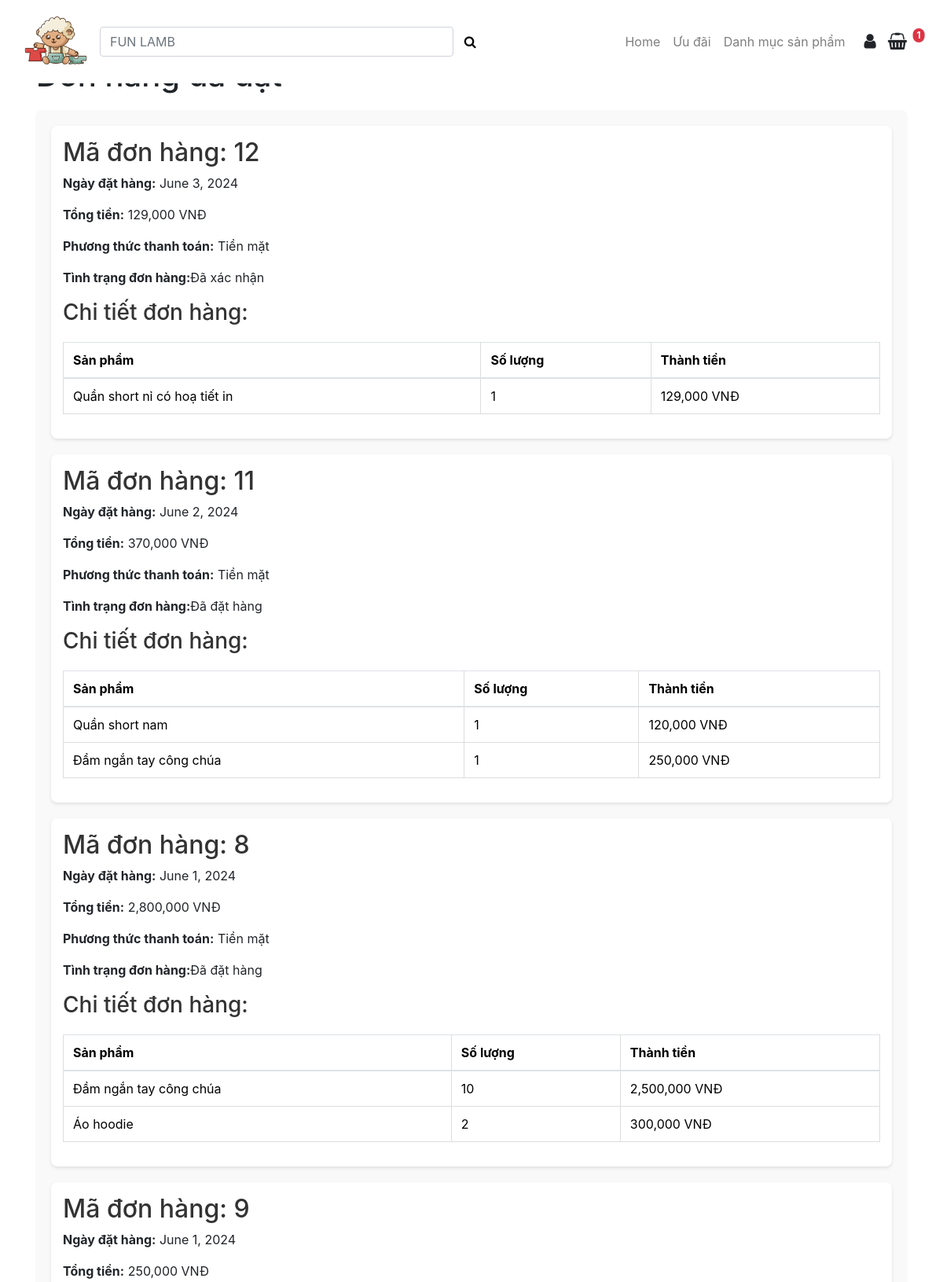
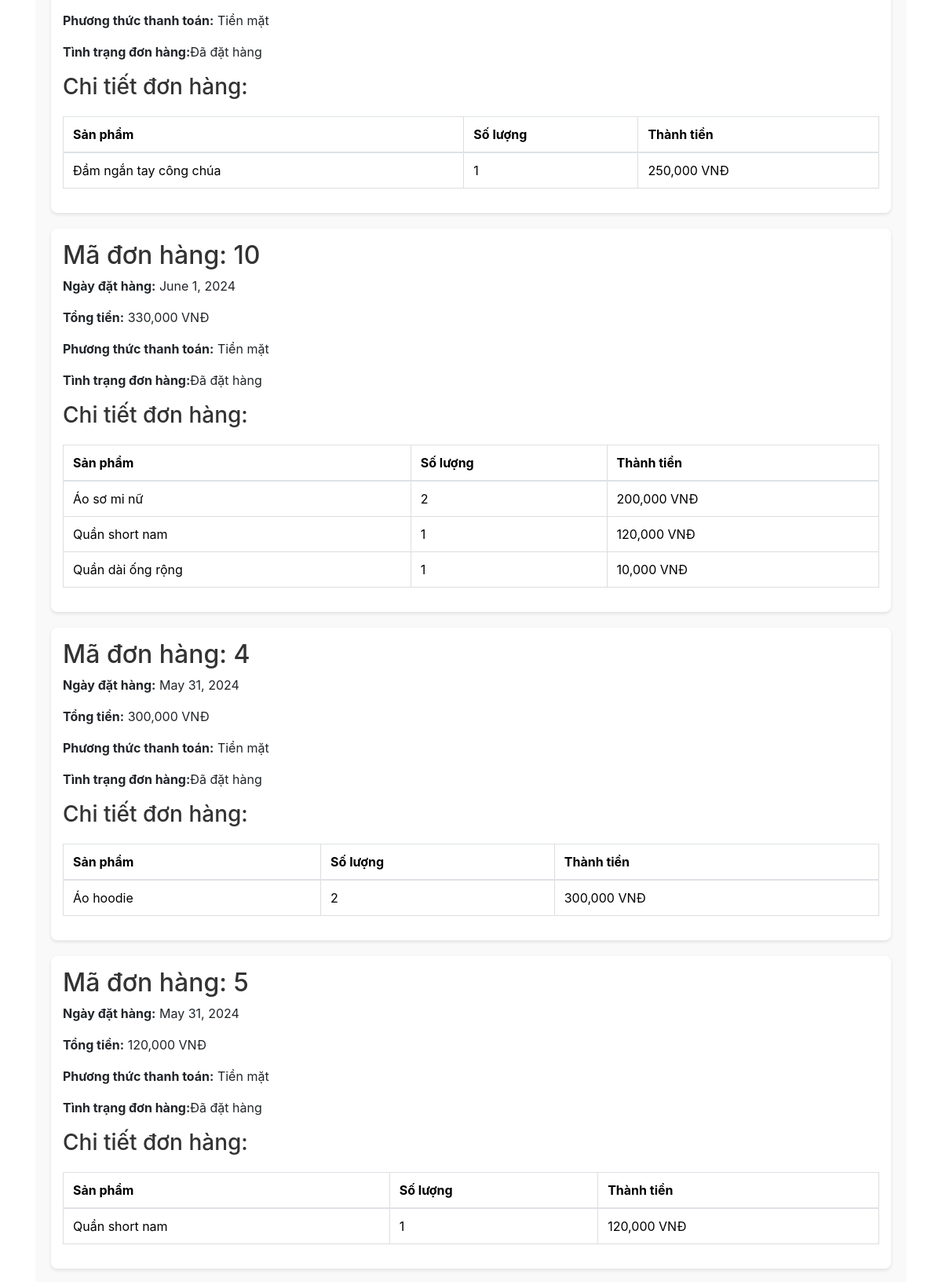
Page /xem-don-hang/ (signed in, upper part) on the committed database (2 pictures, top to bottom).
### home/models.py (models this page shows, shortened)
class HoaDon(models.Model):
    maHD = models.AutoField(primary_key=True)
    maKH = models.ForeignKey(KhachHang, on_delete=models.CASCADE)
    ngayDatHang = models.DateField()
    tongTien = models.IntegerField(default=0)
    tinhTrang = models.ForeignKey(TinhTrangDonHang, on_delete=models.CASCADE)
    phuongThucThanhToan = models.CharField(max_length=50, default="Tiền mặt")

class TinhTrangDonHang(models.Model):
    maTT = models.CharField(max_length=2, primary_key=True)
    tenTT = models.CharField(max_length=50)

class CTHD(models.Model):
    maHD = models.ForeignKey(HoaDon, on_delete=models.CASCADE)
    maSP = models.ForeignKey(SanPham, on_delete=models.CASCADE)
    kichCo = models.CharField(max_length=10, default="S")
    soLuong = models.IntegerField(default=0)
    donGiaBan = models.IntegerField(default=0)
    thanhTien = models.IntegerField(default=0)
    class Meta:
        constraints = [
            models.UniqueConstraint(fields=["maHD", "maSP"], name="unique_maHD_maSP")
        ]

class SanPham(models.Model):
    NAM = "NAM"
    NU = "NU"
    UNISEX = "UNISEX"
    GIOI_TINH = [
        (NAM, "Nam"),
        (NU, "Nữ"),
        (UNISEX, "Unisex"),
    ]
    maSP = models.CharField(max_length=20, primary_key=True)
    tenSP = models.TextField()
    moTa = models.TextField()
    giaBan = models.IntegerField()
    chatLieu = models.TextField()
    mauSac = models.TextField()
    gioiTinh = models.CharField(
        max_length=6,
        choices=GIOI_TINH,
        default=UNISEX,
    )
    maDM = models.ForeignKey(DanhMuc, on_delete=models.CASCADE)
    maNH = models.ForeignKey(NhanHieu, on_delete=models.CASCADE)
    maNCC = models.ForeignKey(NhaCungCap, on_delete=models.CASCADE)
    hinhanh = models.ImageField(null=True, upload_to="images/sanpham/")
    hinhanh1 = models.ImageField(null=True, upload_to="images/sanpham/")
    kichCo = models.ManyToManyField(KichCo)

### home/views.py (the view)
# urls.py: path("xem-don-hang/", views.xemDonHang, name="xemDonHang"),
def xemDonHang(request):
    maKH = request.session.get("khach_hang_id")
    if maKH:
        khachHang = get_object_or_404(KhachHang, maKH=maKH)
        hoa_don_list = HoaDon.objects.filter(maKH=khachHang).order_by("-ngayDatHang")
        chitietdathang = []
        for hoa_don in hoa_don_list:
            cthd_list = CTHD.objects.filter(maHD=hoa_don)
            chitietdathang.append({"hoa_don": hoa_don, "cthd_list": cthd_list})
        data = {"chitietdathang": chitietdathang}
        return render(request, "page/xemDonHang.html", data)
    else:
        return redirect("login")

### home/context.py (called while the page is built)
def demGioHang(request):
    maKH = request.session.get("khach_hang_id")
    if maKH:
        khachHang = KhachHang.objects.get(maKH=maKH)
        so_luong = GioHang.objects.filter(maKH=khachHang).count()
    else:
        so_luong = 0
    return {"demGioHang": so_luong}

def category_danhmuc(request):
    category_list = Category.objects.all()
    danhmuc_list = DanhMuc.objects.all()
    return {
        'category_list': category_list,
        'danhmuc_list': danhmuc_list,
    }

### home/templates/page/xemDonHang.html (shortened to what this page needs)
{% extends 'pages/layout.html' %}
{% load humanize %}
{% load static %}
{% block content %}
  <link rel="stylesheet" href="https://stackpath.bootstrapcdn.com/bootstrap/4.3.1/css/bootstrap.min.css" />
  <div class="container">
    <h1>Đơn hàng đã đặt</h1>
    {% if chitietdathang %}
      <div class="orders">
        {% for order in chitietdathang %}
          <div class="order">
            <h2>Mã đơn hàng: {{ order.hoa_don.maHD }}</h2>
            <p>
              <b>Ngày đặt hàng:</b> {{ order.hoa_don.ngayDatHang }}
            </p>
            <p>
              <b>Tổng tiền:</b> {{ order.hoa_don.tongTien|intcomma }} VNĐ
            </p>
            <p>
              <b>Phương thức thanh toán:</b> {{ order.hoa_don.phuongThucThanhToan }}
            </p>
            <p>
              <b>Tình trạng đơn hàng:</b>{{ order.hoa_don.tinhTrang.tenTT }}
            </p>
            <h3>Chi tiết đơn hàng:</h3>
            <table class="table">
              <thead>
                <tr>
                  <th>Sản phẩm</th>
                  <th>Số lượng</th>
                  <th>Thành tiền</th>
                </tr>
              </thead>
              <tbody>
                {% for cthd in order.cthd_list %}
                  <tr>
                    <td>{{ cthd.maSP.tenSP }}</td>
                    <td>{{ cthd.soLuong }}</td>
                    <td>{{ cthd.thanhTien|intcomma }} VNĐ</td>
                  </tr>
                {% endfor %}
              </tbody>
            </table>
          </div>
        {% endfor %}
      </div>
    {% else %}
      <p>Bạn chưa đặt đơn hàng nào.</p>
    {% endif %}
  </div>
{% endblock %}

### home/templates/page/xemDonHang.html (style rules this page uses)
.orders { background-color: #f9f9f9; border-radius: 8px; padding: 20px; margin: 20px 0; }
.order { background-color: #fff; padding: 15px; margin-bottom: 20px; border-radius: 8px; box-shadow: 0 2px 4px rgba(0, 0, 0, 0.1); }
.order h2, .order h3 { color: #333; }
table { width: 100%; margin-top: 20px; }
table, th, td { border: 1px solid #ddd; border-collapse: collapse; }
th, td { text-align: left; padding: 8px; }
th { background-color: #f2f2f2; }
tbody tr:nth-child(odd) { background-color: #f9f9f9; }

### rows in the picture
HoaDon: hoa_don.maHD "12", hoa_don.ngayDatHang "June 3, 2024", hoa_don.tongTien "129,000", hoa_don.phuongThucThanhToan "Tiền mặt", hoa_don.tinhTrang.tenTT "Đã xác nhận"
CTHD: maSP.tenSP "Quần short nỉ có hoạ tiết in", soLuong "1", thanhTien "129,000"
HoaDon: hoa_don.maHD "11", hoa_don.ngayDatHang "June 2, 2024", hoa_don.tongTien "370,000", hoa_don.phuongThucThanhToan "Tiền mặt", hoa_don.tinhTrang.tenTT "Đã đặt hàng"
CTHD: maSP.tenSP "Quần short nam", soLuong "1", thanhTien "120,000"
CTHD: maSP.tenSP "Đầm ngắn tay công chúa", soLuong "1", thanhTien "250,000"
HoaDon: hoa_don.maHD "8", hoa_don.ngayDatHang "June 1, 2024", hoa_don.tongTien "2,800,000", hoa_don.phuongThucThanhToan "Tiền mặt", hoa_don.tinhTrang.tenTT "Đã đặt hàng"
CTHD: maSP.tenSP "Đầm ngắn tay công chúa", soLuong "10", thanhTien "2,500,000"
CTHD: maSP.tenSP "Áo hoodie", soLuong "2", thanhTien "300,000"
HoaDon: hoa_don.maHD "9", hoa_don.ngayDatHang "June 1, 2024", hoa_don.tongTien "250,000", hoa_don.phuongThucThanhToan "Tiền mặt", hoa_don.tinhTrang.tenTT "Đã đặt hàng"
CTHD: maSP.tenSP "Đầm ngắn tay công chúa", soLuong "1", thanhTien "250,000"
HoaDon: hoa_don.maHD "10", hoa_don.ngayDatHang "June 1, 2024", hoa_don.tongTien "330,000", hoa_don.phuongThucThanhToan "Tiền mặt", hoa_don.tinhTrang.tenTT "Đã đặt hàng"
CTHD: maSP.tenSP "Áo sơ mi nữ", soLuong "2", thanhTien "200,000"
CTHD: maSP.tenSP "Quần short nam", soLuong "1", thanhTien "120,000"
CTHD: maSP.tenSP "Quần dài ống rộng", soLuong "1", thanhTien "10,000"
HoaDon: hoa_don.maHD "4", hoa_don.ngayDatHang "May 31, 2024", hoa_don.tongTien "300,000", hoa_don.phuongThucThanhToan "Tiền mặt", hoa_don.tinhTrang.tenTT "Đã đặt hàng"
CTHD: maSP.tenSP "Áo hoodie", soLuong "2", thanhTien "300,000"
HoaDon: hoa_don.maHD "5", hoa_don.ngayDatHang "May 31, 2024", hoa_don.tongTien "120,000", hoa_don.phuongThucThanhToan "Tiền mặt", hoa_don.tinhTrang.tenTT "Đã đặt hàng"
CTHD: maSP.tenSP "Quần short nam", soLuong "1", thanhTien "120,000"

### other values in the picture
{{ demGioHang }} "1"
